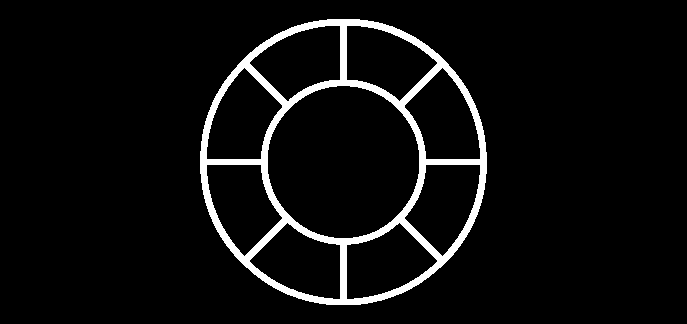
#> input picture V4/s2p_v4_server/game/splash.png, 687 x 324 px
$ python -i tricks.py   (imports and definitions only)   (older library calls are emulated)
#> lines starting #> are read from the running program, lines starting #| are printed output that depends on the picture; after the words box and inside, x2 and y2 are one past the last pixel; in counts of white or black regions, pixels touching at a corner belong together
#> further down, picture is the input picture: shape (324, 687, 3); 5.6% white; 1 white region, box (x1, y1, x2, y2) and area: (200, 19, 487, 305) 12392
import numpy as np
import cv2
from skimage.measure import block_reduce
from linefiller.trappedball_fill import *
from linefiller.thinning import *
from linefiller.third_party import *


# [94 lines left out: functions from_png_to_jpg, mk_resize, k_resize, sk_resize, d_resize, not called in this run]


def n_resize(x, d):
    y = cv2.resize(x, (d[1], d[0]), interpolation=cv2.INTER_NEAREST)
    return y


# [64 lines left out: functions s_resize, min_resize, max_resize, s_enhance, sss_enhance, not called in this run]


def ini_hint(x):
    r = np.zeros(shape=(x.shape[0], x.shape[1], 4), dtype=np.uint8)
    return r


# [69 lines left out: functions opreate_gird_hint, opreate_normal_hint, opreate_non_paramic_hints, not called in this run]


def go_cvline(img):
    x = cv2.Sobel(img, cv2.CV_16S, 1, 0)
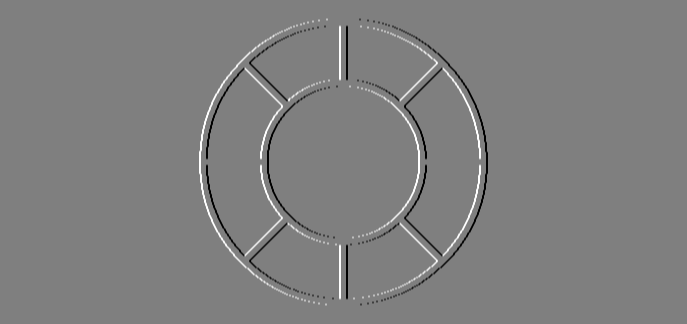
#> x: shape (324, 687, 3) int16; min -1020, max 1020, mean 0; drawn with min black and max white
    y = cv2.Sobel(img, cv2.CV_16S, 0, 1)
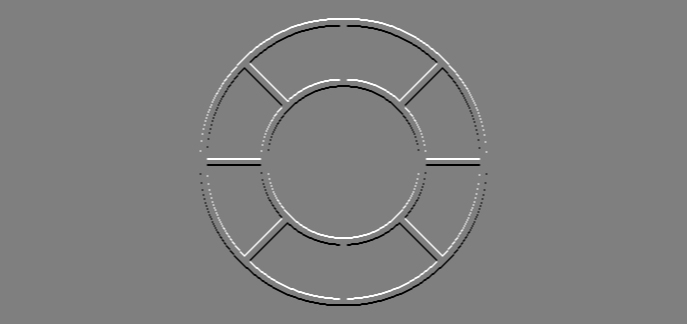
#> y: shape (324, 687, 3) int16; min -1020, max 1020, mean 0; drawn with min black and max white
    absX = cv2.convertScaleAbs(x)
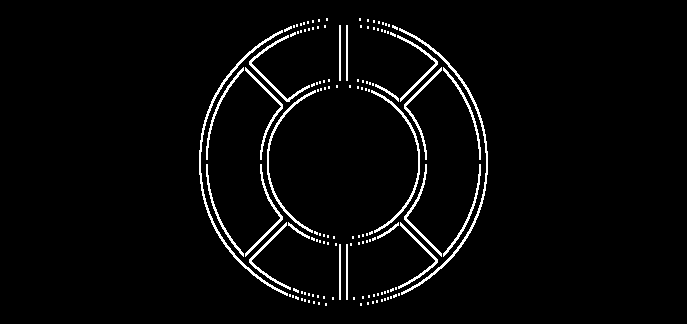
#> absX: shape (324, 687, 3); 3.4% white in thin lines or dots, all inside (x1, y1, x2, y2) = (199, 18, 488, 306)
    absY = cv2.convertScaleAbs(y)
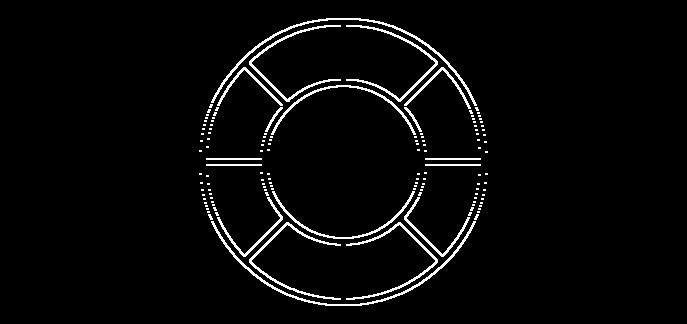
#> absY: shape (324, 687, 3); 3.4% white in thin lines or dots, all inside (x1, y1, x2, y2) = (199, 18, 488, 306)
    r = 255 - cv2.addWeighted(absX, 0.5, absY, 0.5, 0)
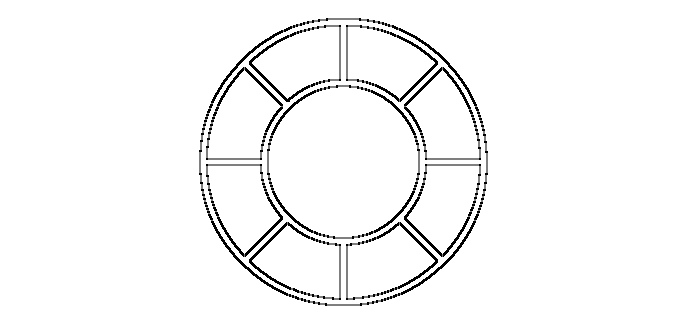
#> r: shape (324, 687, 3); min 0, max 255, mean 246.3
    return np.tile(np.min(r, axis=2, keepdims=True).clip(0, 255).astype(np.uint8), [1, 1, 3])


# [49 lines left out: functions go_passline, min_k_down, min_k_down_c, mini_norm, hard_norm, sensitive, not called in this run]


def min_black(x):
    return np.tile(np.min(x, axis=2, keepdims=True), [1, 1, 3])


def eye_black(x):
    return cv2.cvtColor(cv2.cvtColor(x, cv2.COLOR_RGB2GRAY), cv2.COLOR_GRAY2RGB)


def cal_std(x):
    y = (cv2.resize(x, (128, 128), cv2.INTER_AREA)).astype(np.float32)
    return np.mean(np.var(y, axis=2))


# [19 lines left out: functions emph_line, de_line, blur_line, not called in this run]


def clip_15(x, s=15.0):
    return ((x - s) / (255.0 - s - s)).clip(0, 1) * 255.0


def cv_denoise(x):
    return cv2.fastNlMeansDenoisingColored(x, None, 3, 3, 7, 21)


# [9 lines left out: function norm_sketch, not called in this run]


clahe = cv2.createCLAHE(clipLimit=2.0, tileGridSize=(16, 16))


# [17 lines left out: functions go_cal, shrink, not called in this run]


barriersss = np.zeros(shape=(1024, 1024), dtype=np.uint8)
# [4 lines not run here, left out]


# [80 lines left out: functions check_filter, get_hue_direction, small_norm, cli_norm, image_colorfulness, reason_blending and 1 more, not called in this run]

>>> import cv2
>>> picture = cv2.cvtColor(cv2.imread('game/splash.png'), cv2.COLOR_BGR2RGB)
>>> result = go_cvline(picture)
